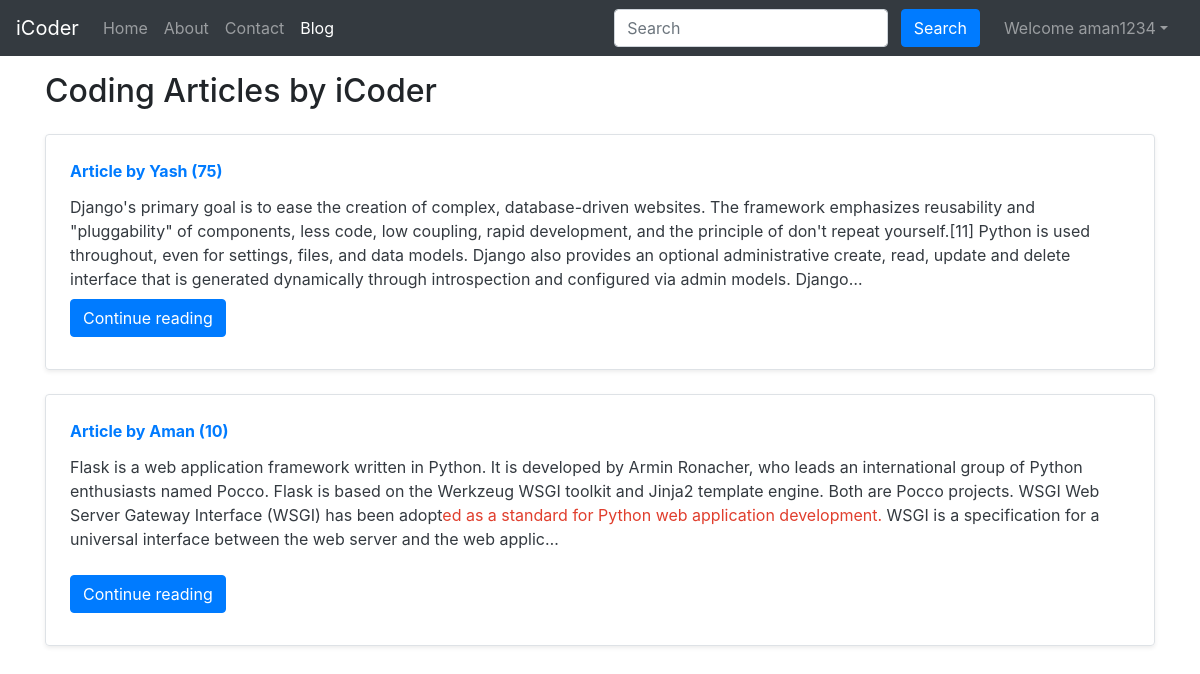
Page /blog/ (signed in) on the committed database.
### blog/models.py (models this page shows, shortened)
class Post(models.Model):
    sno = models.AutoField(primary_key=True)
    title = models.CharField(max_length=255)
    author = models.CharField(max_length=14)
    slug = models.CharField(max_length=130)
    views = models.IntegerField(default=0)
    timeStamp = models.DateTimeField(blank=True)
    content = models.TextField()

### blog/views.py (the view)
# urls.py: path('', views.blogHome, name="bloghome"),
def blogHome(request):
    allPosts = Post.objects.all()
    context = {'allPosts': allPosts}
    return render(request, "blog/blogHome.html", context)

### templates/blog/blogHome.html (shortened to what this page needs)
{% extends 'base.html' %}
{% block blogactive %} active {% endblock blogactive %}
{% block body %}
<div class="container my-3">
    <h2>Coding Articles by iCoder</h2>
    {% for post in allPosts  %}
    <div class="row no-gutters border rounded overflow-hidden flex-md-row mb-4 shadow-sm h-md-250 my-4 position-relative">
        <div class="col p-4 d-flex flex-column position-static">
             <strong class="d-inline-block mb-2 text-primary">Article  by {{post.author}} ({{post.views}})</strong>
            <h3 class="mb-0"><a class="text-dark" href="/blog/{{post.slug}}"{{post.title}} </a> </h3>
            <p class="card-text mb-auto">{{post.content|safe| truncatechars:500}}</p>
            <div class="my-2">
            	<a href="/blog/{{post.slug}}" role="button" class="btn btn-primary">Continue reading</a>
            </div>
        </div>
        </div>
        {% endfor %}
    </div>
 {% endblock %}

### templates/base.html (shortened to what this page needs)
<!doctype html>
<html lang="en">
  <head>
    <link rel="stylesheet" href="https://stackpath.bootstrapcdn.com/bootstrap/4.5.2/css/bootstrap.min.css">
  </head>
  <body>
    <nav class="navbar navbar-expand-lg navbar-dark bg-dark">
        <a class="navbar-brand" href="/">iCoder</a>
        <div class="collapse navbar-collapse" id="navbarSupportedContent">
          <ul class="navbar-nav mr-auto">
            <li class="nav-item {% block homeactive %}  {% endblock homeactive %}">
              <a class="nav-link" href="/">Home <span class="sr-only">(current)</span></a>
            </li>
            <li class="nav-item {% block aboutactive %}  {% endblock aboutactive %}" >
              <a class="nav-link" href="/about">About</a>
            </li>
            <li class="nav-item {% block contactactive %}  {% endblock contactactive %} ">
              <a class="nav-link" href="/contact">Contact</a>
            </li>
            <li class="nav-item {% block blogactive %}  {% endblock blogactive %} ">
              <a class="nav-link" href="/blog">Blog</a>
            </li>
          </ul>
          <div class="ml-auto form-inline ">
          <form method="get" action="/search"class="my-2 my-lg-0 mx-3">
            <input class="form-control mr-sm-2" type="search" placeholder="Search" aria-label="Search" name="query" id="query">
            <button class="btn btn-primary my-2 my-sm-0 " type="submit">Search</button>
          </form>
{% if user.is_authenticated %}
<ul class="navbar-nav mr-2">
<li class="nav-item dropdown">
<a class="nav-link dropdown-toggle" href='#' id="navbarDropdown" role="button" data-toggle="dropdown"> Welcome {{request.user}}</a>
      </li>
      </ul>
      </div>
{% endif %}
        </div>
      </nav>
      {% block body %}  {% endblock body %}
  </body>
</html>

### rows in the picture
Post: author "Yash", views "75", content "Django's primary goal is to ease the creation of complex, database-driven websites. The framework emphasizes reusability and \"pluggability\" of components, less code, low coupling, rapid development, and the principle of don't repeat yourself.[11] Python is used throughout, even for settings, files, and data models. Django also provides an optional administrative create, read, update and delete interface that is generated dynamically through introspection and configured via admin models. Django…"
Post: author "Aman", views "10", content "Flask is a web application framework written in Python. It is developed by Armin Ronacher, who leads an international group of Python enthusiasts named Pocco. Flask is based on the Werkzeug WSGI toolkit and Jinja2 template engine. Both are Pocco projects. WSGI Web Server Gateway Interface (WSGI) has been adopt ed as a standard for Python web application development. WSGI is a specification for a universal interface between the web server and the web applic…"

### other values in the picture
{{ request.user }} "aman1234"
